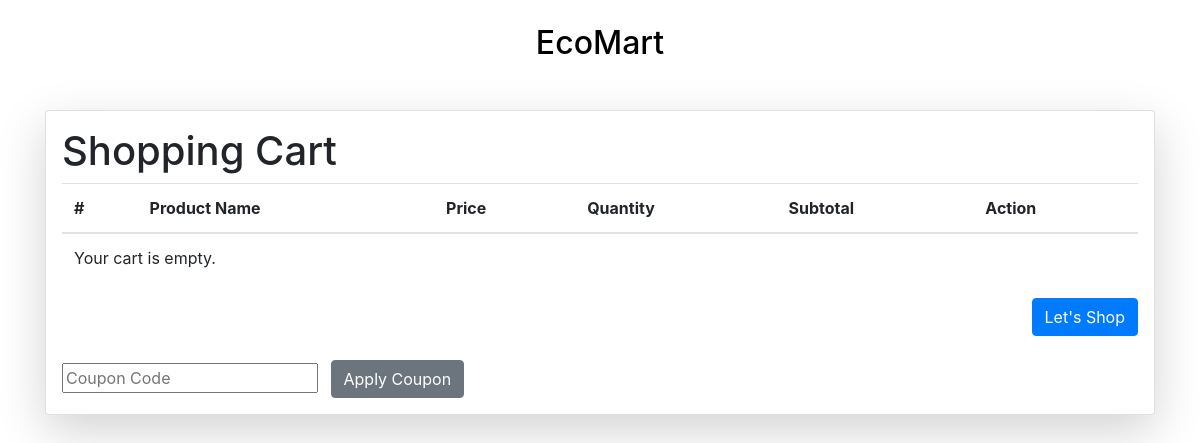
Page /cart/1 (signed in) on the earlier database version.
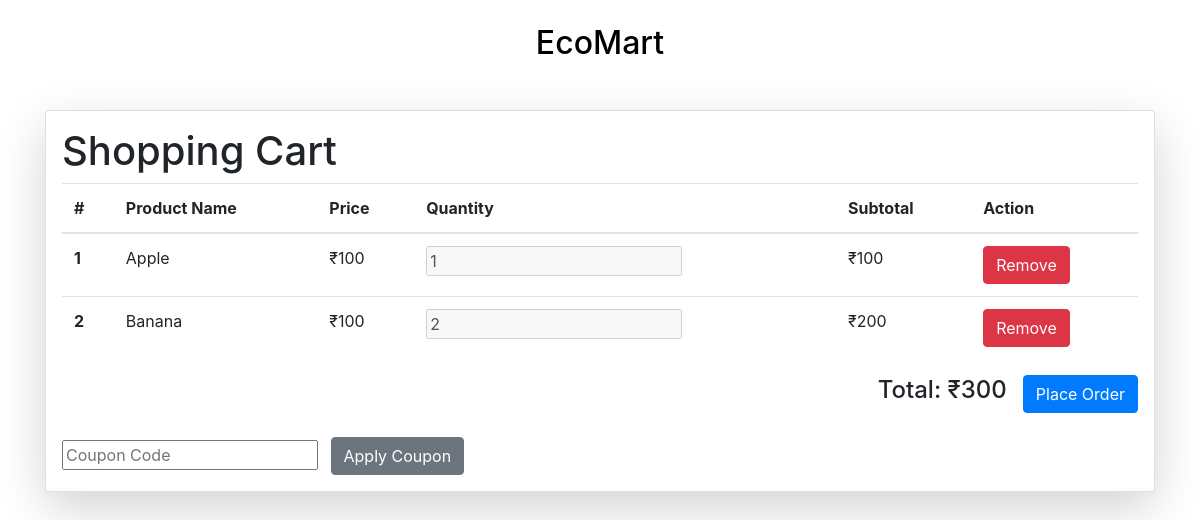
Same page on the later database version.
### vault.py (models this page shows, shortened)
class Cart(Base):
    __tablename__ = 'cart'
    cart_id = Column(Integer, primary_key=True, autoincrement=True)
    user_id = Column('user_id', Integer)
    product_id = Column('product_id', Integer)
    product_name = Column('product_name', String)
    quantity = Column('quantity', Integer)
    price = Column('price', Integer)
    created_at = Column('created_at', String)

### user_routes.py (the view)
@app.route('/cart/<int:pid>')
def cart(pid):
            product = agent.query(Cart).filter(Cart.user_id == pid).all()
            total = sum([product[i].price*product[i].quantity for i in range(len(product))])
            print(total)
            return render_template('user/cart.html', cart_items=product, total=total, user_id=session['user'])

### templates/user/cart.html (shortened to what this page needs)
<!DOCTYPE html>
<html lang="en">
  <head>
    <link
      rel="stylesheet"
      href="https://stackpath.bootstrapcdn.com/bootstrap/4.5.2/css/bootstrap.min.css"
    />
    <link
      rel="stylesheet"
      type="text/css"
      href="{{ url_for('static',filename='styles/header.css') }}"
    />
  </head>
  <body>
    <br />
    <div class="main">
      <div class="navigation">
        <h2><a href="/">EcoMart</a></h2>
      </div>
    </div>
    <div class="container mt-5 mb-5">
      <div class="card shadow-lg p-3 mb-5 bg-white rounded">
        <div class="row g-0">
          <div class="col-md-12">
            <h1>Shopping Cart</h1>
            <table class="table">
              <thead>
                <tr>
                  <th scope="col">#</th>
                  <th scope="col">Product Name</th>
                  <th scope="col">Price</th>
                  <th scope="col">Quantity</th>
                  <th scope="col">Subtotal</th>
                  <th scope="col">Action</th>
                </tr>
              </thead>
              <tbody id="cart-items">
                {% if cart_items %} {% for item in cart_items %}
                <tr>
                  <th scope="row">{{ loop.index }}</th>
                  <td>{{ item.product_name }}</td>
                  <td>₹{{ item.price }}</td>
                  <td>
                    <input
                      type="number"
                      name="quantity"
                      value="{{ item.quantity }}"
                      disabled
                    />
                  </td>
                  <td>₹{{ item.price * item.quantity }}</td>
                  <td>
                    <a href="/cart/del/{{item.cart_id}}">
                      <button class="btn btn-danger">Remove</button>
                    </a>
                  </td>
                </tr>
                {% endfor %} {% else %}
                <tr>
                  <td colspan="6">Your cart is empty.</td>
                </tr>
                {% endif %}
              </tbody>
            </table>
            <div class="d-flex justify-content-end align-items-center">
              {% if cart_items %}
              <h4 id="total-amount">Total: ₹{{ total }}</h4>
              <form action="/cart/place_order/{{user_id}}" method="POST">
                <button
                  type="submit"
                  class="btn btn-primary ml-3"
                  onclick="placeOrder()"
                >
                  Place Order
                </button>
              </form>
              {% else %}
              <button
                class="btn btn-primary ml-3"
                onclick="location.href='/home'"
              >
                Let's Shop
              </button>
              {% endif %}
            </div>
            <br />
            <input
              type="text"
              id="coupon_code"
              name="coupon_code"
              placeholder="Coupon Code"
            />
            <button
              type="button"
              id="apply_coupon"
              class="btn btn-secondary ml-2"
              onclick="applyCoupon()"
            >
              Apply Coupon
            </button>
          </div>
        </div>
      </div>
    </div>
  </body>
</html>

### static/styles/header.css (style rules this page uses)
a { text-decoration: none; color: black; text-align: center; }
h2 { text-align: center; }

Differences in the rows shown:
added Cart: product_name "Apple", price "100", quantity "1", item.price*item.quantity "100"
added Cart: product_name "Banana", price "100", quantity "2", item.price*item.quantity "200"
Other differences:
{{ total }}: (not shown) → "300"
text no longer shown: "Your cart is empty. Let's Shop"
text now shown: "Total: ₹ Place Order"
